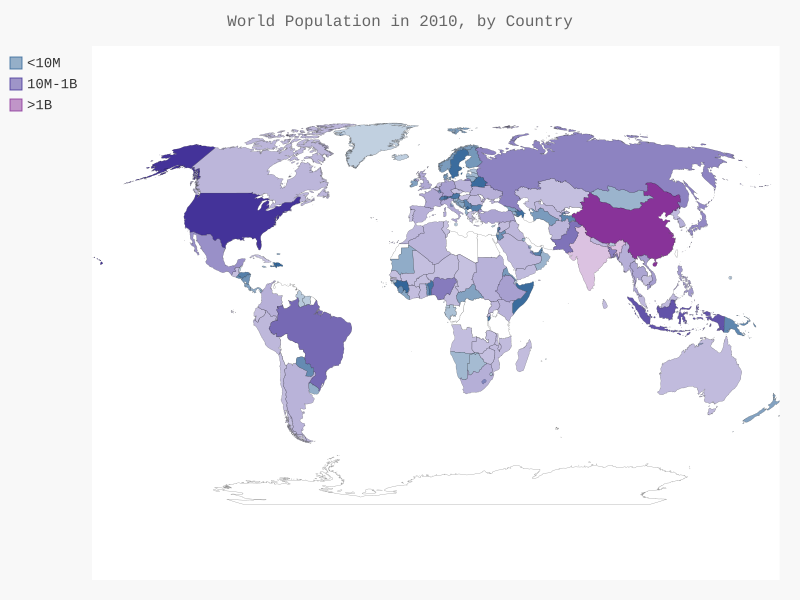

The script that drew this image:
import json
from pygal.style import RotateStyle, LightColorizedStyle
from pygal_maps_world.maps import World

from country_codes import get_country_code

filename = 'population_data.json'
with open(filename) as f:
    pop_data = json.load(f)

cc_populations = {}
for pop_dict in pop_data:
    if pop_dict['Year'] == '2010':
        country_name = pop_dict['Country Name']
        population = int(float(pop_dict['Value']))
        code = get_country_code(country_name)
        if code:
            cc_populations[code] = population

cc_pops_1, cc_pops_2, cc_pops_3 = {}, {}, {}
for cc,pop in cc_populations.items():
    if pop < 10000000:
        cc_pops_1[cc] = pop
    elif pop < 1000000000:
        cc_pops_2[cc] = pop
    else:
        cc_pops_3[cc] = pop

print(len(cc_pops_1), len(cc_pops_2), len(cc_pops_3))


wm_style = RotateStyle('#336699', base_style=LightColorizedStyle)
wm = World(style=wm_style)
wm.title = 'World Population in 2010, by Country'
wm.add('<10M', cc_pops_1)
wm.add('10M-1B', cc_pops_2)
wm.add('>1B', cc_pops_3)

wm.render_to_file('world_population.svg')
